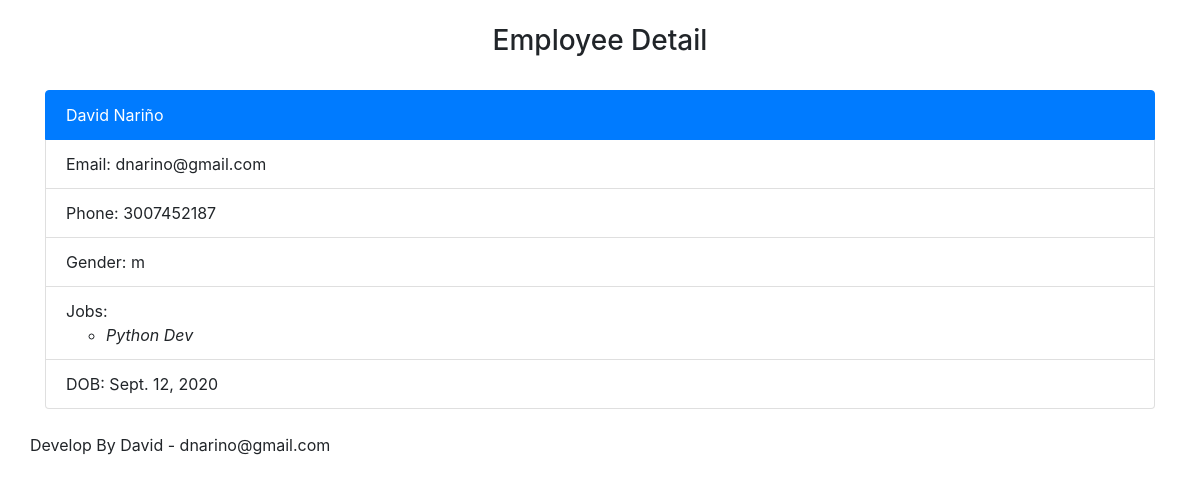
The page /employee_detail/1 on the database its author committed.
### employees/models.py (models this page shows, shortened)
class Employee(models.Model):
    GENDER_CHOICES=[
        ('m','HOMBRE'),
        ('f','FEMENINO'),
    ]
    first_name=models.CharField(max_length=100)
    last_name=models.CharField(max_length=100)
    email_id=models.EmailField(max_length=255)
    phone_num=models.CharField(max_length=35)
    employee_gender=models.CharField(choices=GENDER_CHOICES, max_length=1)
    employee_address=models.TextField()
    employee_job=models.ManyToManyField('AvailableJobs', blank=True)
    date_of_birth= models.DateField()

class AvailableJobs(models.Model):
    name = models.CharField(max_length=100)

### employees/views.py (the view)
# urls.py: path('employee_detail/<int:employee_id>',views.employee_detail,name='employee_id'),
def employee_detail(request, employee_id):
    try:
        employee=Employee.objects.get(id=employee_id)
    except Employee.DoesNotExist:
        raise Http404('Employee Not Found')
    return render(request,'employee_detail.html',{'employee':employee})

### employees/templates/employee_detail.html
{% extends 'base.html.html' %}
{% block content %}
    <div class="container">
        <div class="row my-4">
            <div class="col-12 text-center">
                <h3>Employee Detail</h3>
            </div>
        </div>
        <div class="row my-4">
            <div class="col-12">
                <ul class="list-group">
                    <li class="list-group-item active">{{ employee.first_name }} {{ employee.last_name }}</li>
                    <li class="list-group-item">Email: {{ employee.email_id }}</li>
                    <li class="list-group-item">Phone: {{ employee.phone_num }}</li>
                    <li class="list-group-item">Gender: {{ employee.employee_gender }}</li>
                    <li class="list-group-item">Jobs:
                        {% for job in employee.employee_job.all %}
                            <ul>
                                <li><em>{{ job.name }}</em></li>
                            </ul>
                        {% endfor %}
                    </li>
                    <li class="list-group-item">DOB: {{ employee.date_of_birth }}</li>
                </ul>
            </div>
        </div>
    </div>
{% endblock %}

### rows shown on the page
Employee: first_name "David", last_name "Nariño", email_id "dnarino@gmail.com", phone_num "3007452187", employee_gender "m", date_of_birth "Sept. 12, 2020"
AvailableJobs: name "Python Dev"
